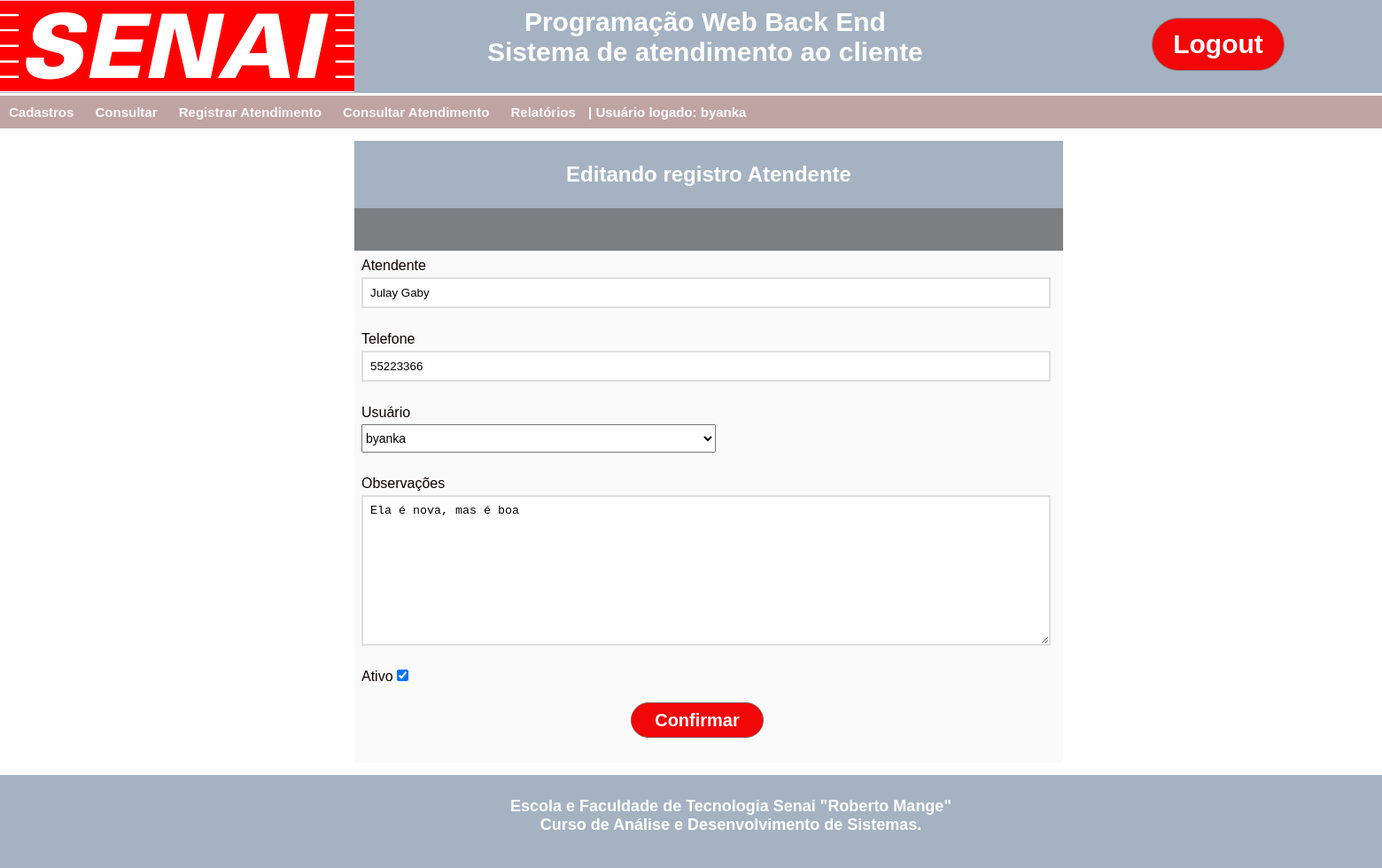
Screenshot of /edit_atend/1 (signed in) with the database file from the repository.
### App_SAC/models.py (models this page shows, shortened)
class Atendente(models.Model):
    nome_atend = models. CharField(max_length=120, null=False)
    telefone_atend = models.CharField(max_length=24, null=True)
    observacao_atend = models.TextField(null=True)
    criado_em_atend = models.DateTimeField(auto_now_add=True)
    atualizado_em_atend = models.DateTimeField(auto_now_add=True)
    ativo_atend = models.BooleanField()
    user_atend = models.ForeignKey(get_user_model(), null=True, on_delete=models.PROTECT)

### App_SAC/views.py (the view)
# urls.py: path('edit_atend/<int:id>', views.edit_atend, name='edit_atend'),
@login_required
def edit_atend(request, id):
    usuario_logado = request.user.username
    cons_users = User.objects.all()
    dados_logar = get_object_or_404(Atendente, pk=id)
    return render(request, 'Edit_Atendente.html', {'dados_do_atendente': dados_logar, 'usuario_logado': usuario_logado, 'cons_users': cons_users})

### App_SAC/templates/Edit_Atendente.html (shortened to what this page needs)
{%load static%}
<!DOCTYPE html>
<html lang="en">
<head>
    <link rel="stylesheet" type="text/css" href="{% static 'css/main.css' %}">
</head>
<header class="login">
    <div class="fundo_menu">
        <div class="logo_senai">
            <a href="/"><img src="{% static 'imagens/logo_senai.png' %}" /></a>
        </div>
        <div class="nome_sistema">
             Programação Web Back End<br>
             Sistema de atendimento ao cliente
        </div>
        {% if user.is_authenticated %}
        <div class="botao_login">
            <a href="accounts/logout"><button class="btn btn_login">Logout</button></a>
        </div>
        {% else %}
        <div class="botao_login">
            <a href="accounts/login"><button class="btn btn_login">Login</button></a>
        </div>
        {% endif %}
    </div>
</header>
<nav class="menu">
    <ul>
        {% if user.is_authenticated %}
        <li><a href="">Cadastros</a>
        </li>
        <li><a href="">Consultar</a>
        </li>
        <li><a href="Registrar.html">Registrar Atendimento</a></li>
        <li><a href="cons_atend">Consultar Atendimento</a></li>
        <li><a href="Relatorios.html">Relatórios</a></li>
        <li> | Usuário logado: {{usuario_logado}}</a></li>
        {% endif %}
    </ul>
</nav>
<body>
    <div class="principal">
    <div class="container">
        <section class="enquadramento">
            <h1> Editando registro Atendente</h1>
        </section>
            <ul class="mensagem_do_servidor" style="background: #7d7f81; padding: 24px; text-align:center; color: #fff;">
            </ul>
        <form id="form" class="form" method="POST" action="{% url 'salvar_atend_editado' %}">{% csrf_token %}
                <div class="form-content">
                    <label for="nome">Atendente</label>
                    <input type="text" id="nome" name="nome_atend"  placeholder="Digite o nome do Atendente"  value="{{dados_do_atendente.nome_atend}}" />
                </div>
                <div class="form-content">
                    <label for="fone">Telefone</label>
                    <input type="text" id="nome" name="telefone_atend"  placeholder="Digite o telefone do Atendente" value="{{dados_do_atendente.telefone_atend}}" />
                </div>
                <div class="form-content">
                    <label for="usuario">Usuário</label>
                    <div class="selection">
                        <select name="user_atend" style="font-size: 14px;  width: 400px; height: 32px; ">
                             {% for igs in cons_users %}
                                {% if dados_do_atendente.user_atend == igs %}
                                    <option value="{{igs}}" selected>{{igs}}</option>
                                {% else %}
                                    <option value="{{igs}}">{{igs}}</option>
                                {% endif %}
                            {% endfor %}
                        </select>
                    </div>
                </div>
                <div class="form-content">
                    <label for="observacao">Observações</label>
                    <textarea name="observacao_atend" id="observacao" cols="25" rows="10" placeholder="Digite aqui observações sobre o cliente">{{dados_do_atendente.observacao_atend}}</textarea>
                </div>
                <div class="check_box">
                    <label for="ativo">Ativo</label>
                    <input type="checkbox" name="ativo" id="ativo" checked />
                </div>
                <div class="botoes">
                    <div class="botao_confirmar">
                        <button type="submit" class="btn_conf_cancel btn_confirmar">Confirmar</button>
                    </div>
                </div>
        </form>
    </div>
    </div>
</body>
<footer class="rodape">
    <div class="fundo_menu">
        <div class="rodape1">
            Escola e Faculdade de Tecnologia Senai "Roberto Mange"<br>
            Curso de Análise e Desenvolvimento de Sistemas.<br>
        </div>
    </div>
</footer>
</html>

### App_SAC/static/css/main.css (style rules this page uses)
:root { --cor_fundo : rgb(192, 163, 163); --cor_hover : rgb(150, 104, 104); --cor_primaria : rgb(252, 249, 249); }
div.fundo_menu { display: inline-block; width: 1600px; height: 105px; column-count:3; position: relative; background-color: #a4b2c2; }
.nome_sistema { text-align: center; font-size: 30px; font-weight: bold; font-family: arial; color: white; position: absolute; margin: -100px 0px 0 550px; }
.botao_login { text-align: center; }
.btn { width: 150px; height: 60px; position: absolute; margin: 20px 0 0 500px; border: solid 1px gray; background: none; font-size: 30px; font-weight: bold; font: Arial; background-color: rgb(241, 7, 7); color: white; border-radius: 40px; cursor: pointer; }
.btn_conf_cancel { width: 150px; height: 40px; border: solid 1px rgb(190, 14, 14); background: none; font-size: 20px; font-weight: bold; font: Arial; background-color: rgb(230, 14, 14); color: white; border-radius: 40px; cursor: pointer; }
.menu ul { list-style-type: none; padding: 0; background-color: var(--cor_fundo); font-size: 15px; font-weight: bold; font-family: arial; color: white; }
.menu ul li { display:inline; position: relative; }
.menu ul li a { color: var(--cor_primaria); text-decoration: none; display:inline-block; padding: 10px; transition: background .3s; }
body { font-family: arial; color:rgb(17, 1, 1) }
* { margin: 0; padding: 0; }
body { align-content: center; width: 1600px; height: 600px; }
.principal { display: flex; justify-content: center; align-items: center; }
.container { background-color: #fafafa; margin: 14px; max-width: 800px; width: 100%; box-sizing: 0 3px 5px rbga(0,0,0, 0.5); }
.enquadramento { background: #a4b2c2; padding: 24px; text-align: center; color: #fff; }
.form { padding: 8px; padding-right: 34px; }
.form-content { margin-bottom: 8px; padding-bottom: 18px; position: relative; }
.form-content label { display: inline-block; margin-bottom: 4px; }
.form-content input { display: block; width: 100%; padding: 8px; border: 2px solid #dfdfdf; }
.form-content textarea { display:block; width: 100%; padding: 8px; border: 2px solid #dfdfdf; }
ul.mensagem_do_servidor { background: #7d7f81; padding: 24px; text-align:center; color: #fff; }
.btn_conf_cancel { width: 150px; height: 40px; border: solid 1px rgb(138, 86, 86); background: none; font-size: 20px; font-weight: bold; font: Arial; background-color: rgb(241, 7, 7); color: white; border-radius: 40px; cursor: pointer; }
.botoes { display: flex; justify-content: center; padding: 20px; gap: 3rem; }
div.rodape1 { text-align: center; font-size: 18px; font-weight: bold; font-family: arial; color: rgb(256, 256, 256); display: flex; width: 1600px; padding: 25px; justify-content: center; }

### rows the page displays
Atendente: nome_atend "Julay Gaby", telefone_atend "55223366", observacao_atend "Ela é nova, mas é boa"

### other values shown
{{ usuario_logado }} "byanka"
form field user_atend "byanka"
